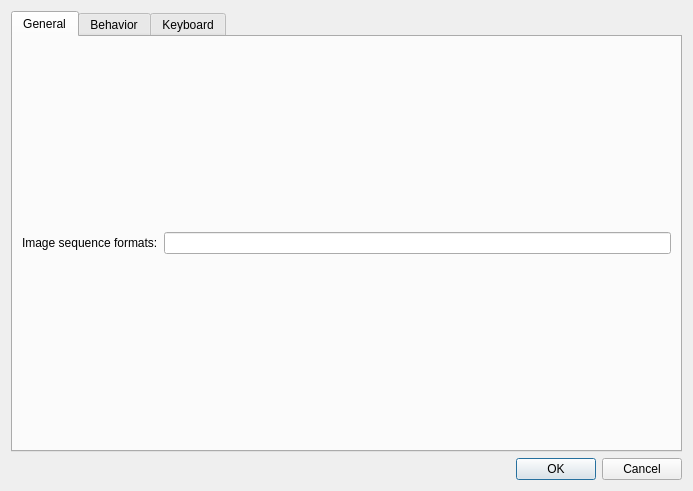
<?xml version="1.0" encoding="UTF-8"?>
<ui version="4.0">
 <class>PreferencesDialog</class>
 <widget class="QDialog" name="PreferencesDialog">
  <property name="geometry">
   <rect>
    <x>0</x>
    <y>0</y>
    <width>693</width>
    <height>491</height>
   </rect>
  </property>
  <property name="windowTitle">
   <string>Dialog</string>
  </property>
  <layout class="QVBoxLayout" name="verticalLayout">
   <item>
    <widget class="QTabWidget" name="tabWidget">
     <property name="currentIndex">
      <number>0</number>
     </property>
     <widget class="QWidget" name="tab">
      <attribute name="title">
       <string>General</string>
      </attribute>
      <layout class="QGridLayout" name="gridLayout_2">
       <item row="0" column="0">
        <widget class="QLabel" name="label">
         <property name="text">
          <string>Image sequence formats:</string>
         </property>
        </widget>
       </item>
       <item row="0" column="1">
        <widget class="QLineEdit" name="imgSeqFormatEdit"/>
       </item>
      </layout>
     </widget>
     <widget class="QWidget" name="tab_2">
      <attribute name="title">
       <string>Behavior</string>
      </attribute>
     </widget>
     <widget class="QWidget" name="tab_3">
      <attribute name="title">
       <string>Keyboard</string>
      </attribute>
      <layout class="QHBoxLayout" name="horizontalLayout">
       <property name="leftMargin">
        <number>0</number>
       </property>
       <property name="topMargin">
        <number>0</number>
       </property>
       <property name="rightMargin">
        <number>0</number>
       </property>
       <property name="bottomMargin">
        <number>0</number>
       </property>
       <item>
        <widget class="QTreeWidget" name="treeWidget">
         <column>
          <property name="text">
           <string notr="true">Action</string>
          </property>
         </column>
         <column>
          <property name="text">
           <string>Shortcut</string>
          </property>
         </column>
        </widget>
       </item>
      </layout>
     </widget>
    </widget>
   </item>
   <item>
    <widget class="QDialogButtonBox" name="buttonBox">
     <property name="orientation">
      <enum>Qt::Horizontal</enum>
     </property>
     <property name="standardButtons">
      <set>QDialogButtonBox::Cancel|QDialogButtonBox::Ok</set>
     </property>
    </widget>
   </item>
  </layout>
 </widget>
 <resources/>
 <connections>
  <connection>
   <sender>buttonBox</sender>
   <signal>accepted()</signal>
   <receiver>PreferencesDialog</receiver>
   <slot>accept()</slot>
   <hints>
    <hint type="sourcelabel">
     <x>248</x>
     <y>254</y>
    </hint>
    <hint type="destinationlabel">
     <x>157</x>
     <y>274</y>
    </hint>
   </hints>
  </connection>
  <connection>
   <sender>buttonBox</sender>
   <signal>rejected()</signal>
   <receiver>PreferencesDialog</receiver>
   <slot>reject()</slot>
   <hints>
    <hint type="sourcelabel">
     <x>316</x>
     <y>260</y>
    </hint>
    <hint type="destinationlabel">
     <x>286</x>
     <y>274</y>
    </hint>
   </hints>
  </connection>
 </connections>
</ui>
